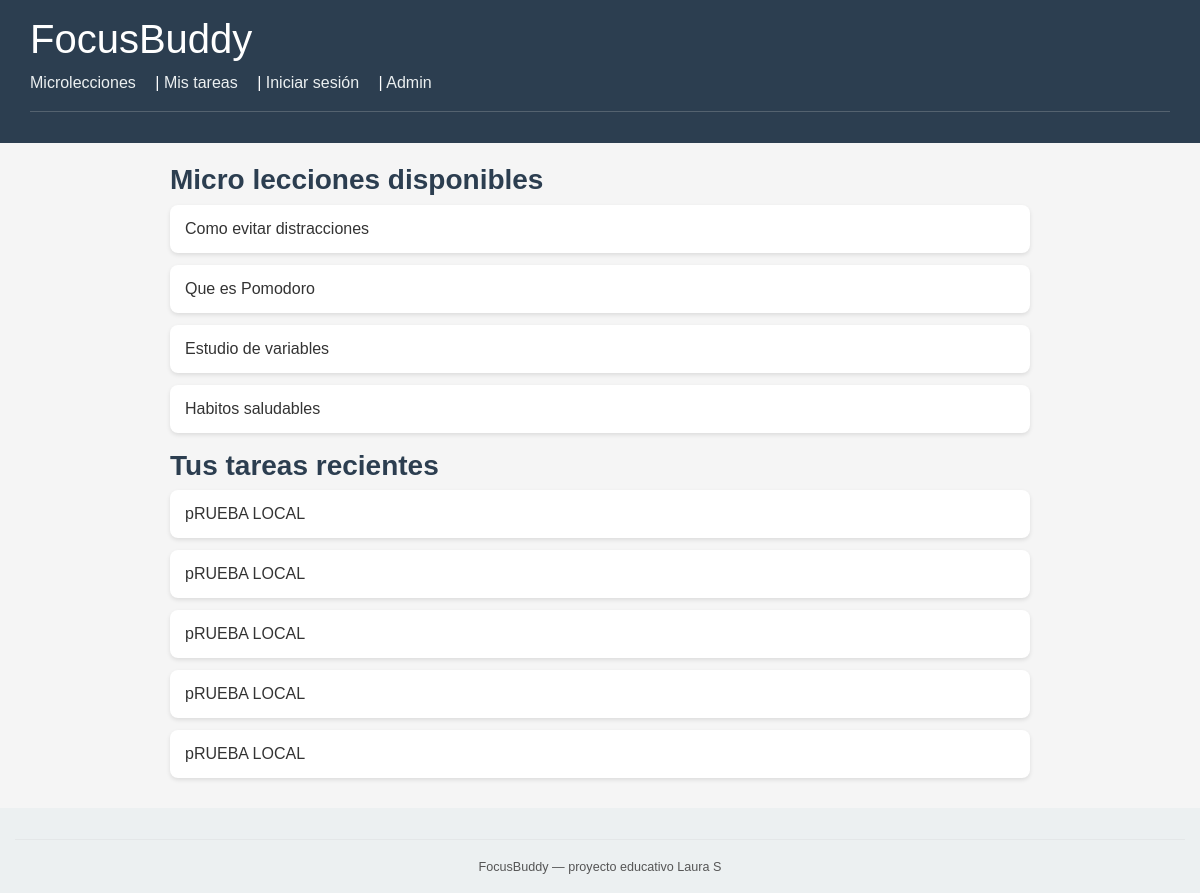
The app's page / (signed in), older data.
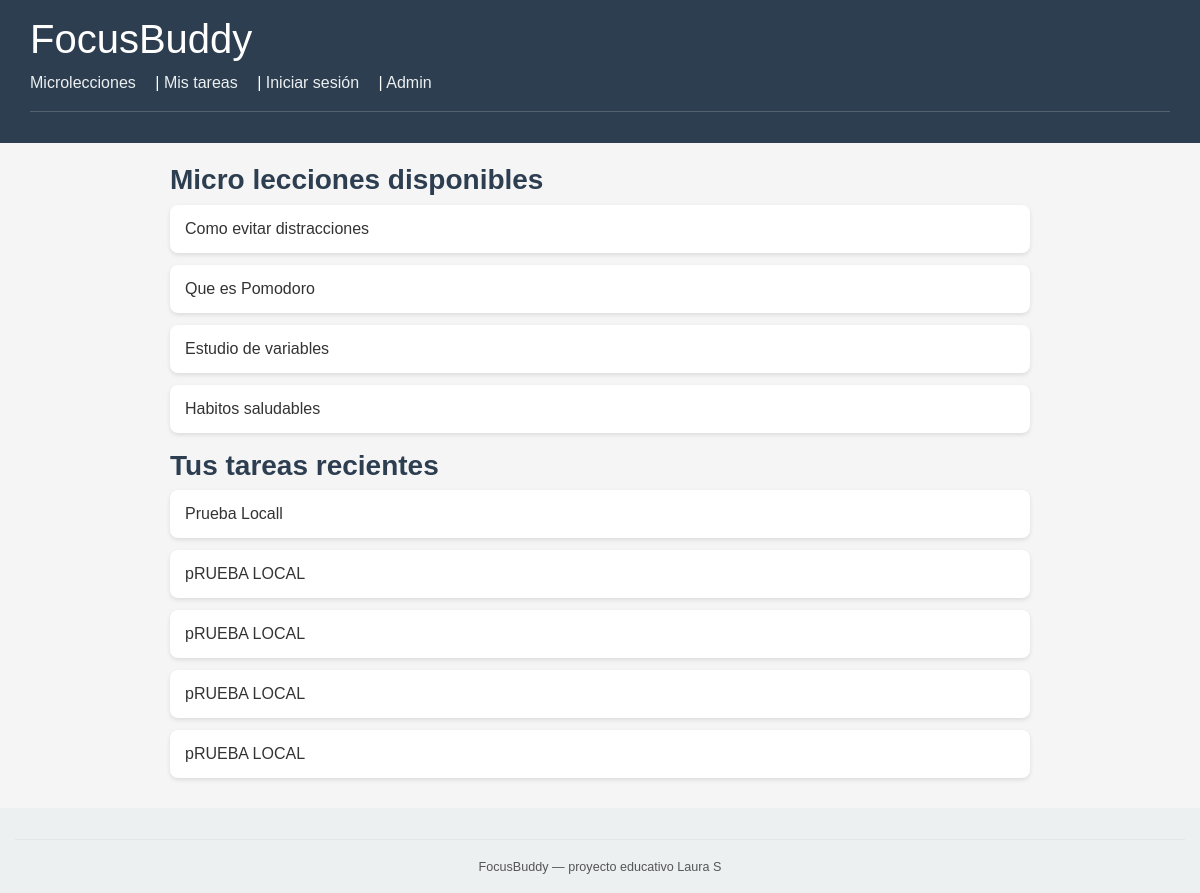
The same page, newer data.
### core/models.py (models this page shows, shortened)
class MicroLeccion(models.Model):
    titulo = models.CharField(max_length=200)
    contenido = models.TextField()
    duracion_estimada = models.PositiveIntegerField(default=5)
    creada_en = models.DateTimeField(auto_now_add=True)

class Tarea(models.Model):
    usuario = models.ForeignKey(
        Usuario,
        on_delete=models.CASCADE,
        related_name='tareas',
        null=True,
        blank=True
    )
    titulo = models.CharField(max_length=200)
    descripcion = models.TextField(blank=True)
    minutos_estimados = models.PositiveIntegerField(default=25)
    completada = models.BooleanField(default=False)
    creada_en = models.DateTimeField(auto_now_add=True)

### core/views.py (the view)
# urls.py: path('', views.inicio, name='inicio'),
def inicio(request):
    lecciones = MicroLeccion.objects.all()[:5]
    tareas = Tarea.objects.all().order_by('-creada_en')[:5]
    return render(request, 'core/inicio.html', {
        'lecciones': lecciones,
        'tareas': tareas,
    })

### core/templates/core/inicio.html (shortened to what this page needs)
{% extends "core/base.html" %}
{% block content %}
<h3>Micro lecciones disponibles</h3>
{% if lecciones %}
<ul>
  {% for l in lecciones %}
      <li>{{ l.titulo }}</li>
  {% endfor %}
</ul>
{% endif %}
{% if user.is_authenticated %}
  <h3>Tus tareas recientes</h3>
  {% if tareas %}
    <ul>
      {% for t in tareas %}
        <li>{{ t.titulo }} {% if t.completada %}(✔){% endif %}</li>
      {% endfor %}
    </ul>
  {% else %}
    <p>No tienes tareas pendientes.</p>
  {% endif %}
{% else %}
  <p>Inicia sesión para usar FocusBuddy.</p>
{% endif %}
{% endblock %}

Row changes from the older to the newer data that the page shows:
no longer on this page (row unchanged): Tarea: titulo "pRUEBA LOCAL"
added Tarea: titulo "Prueba Locall"
